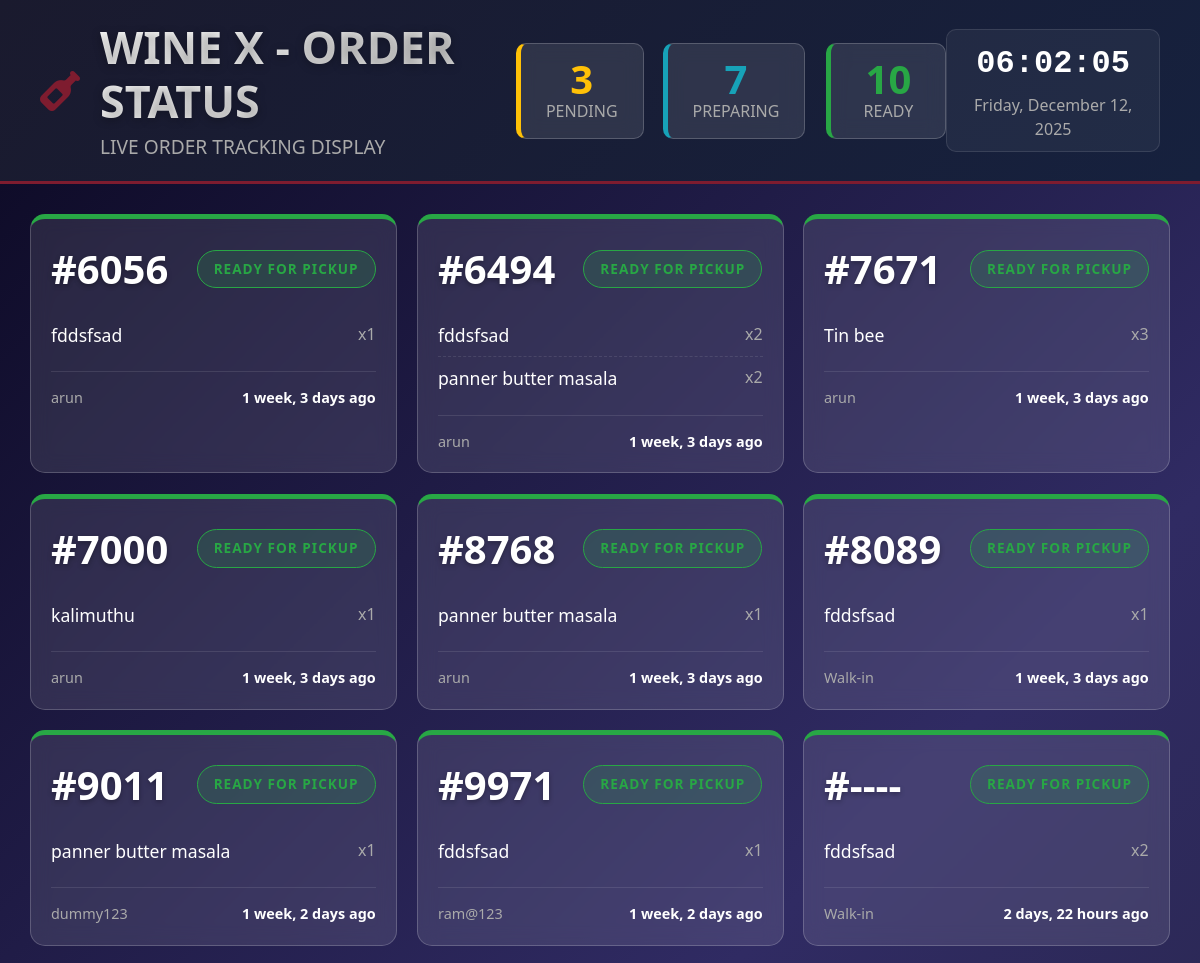
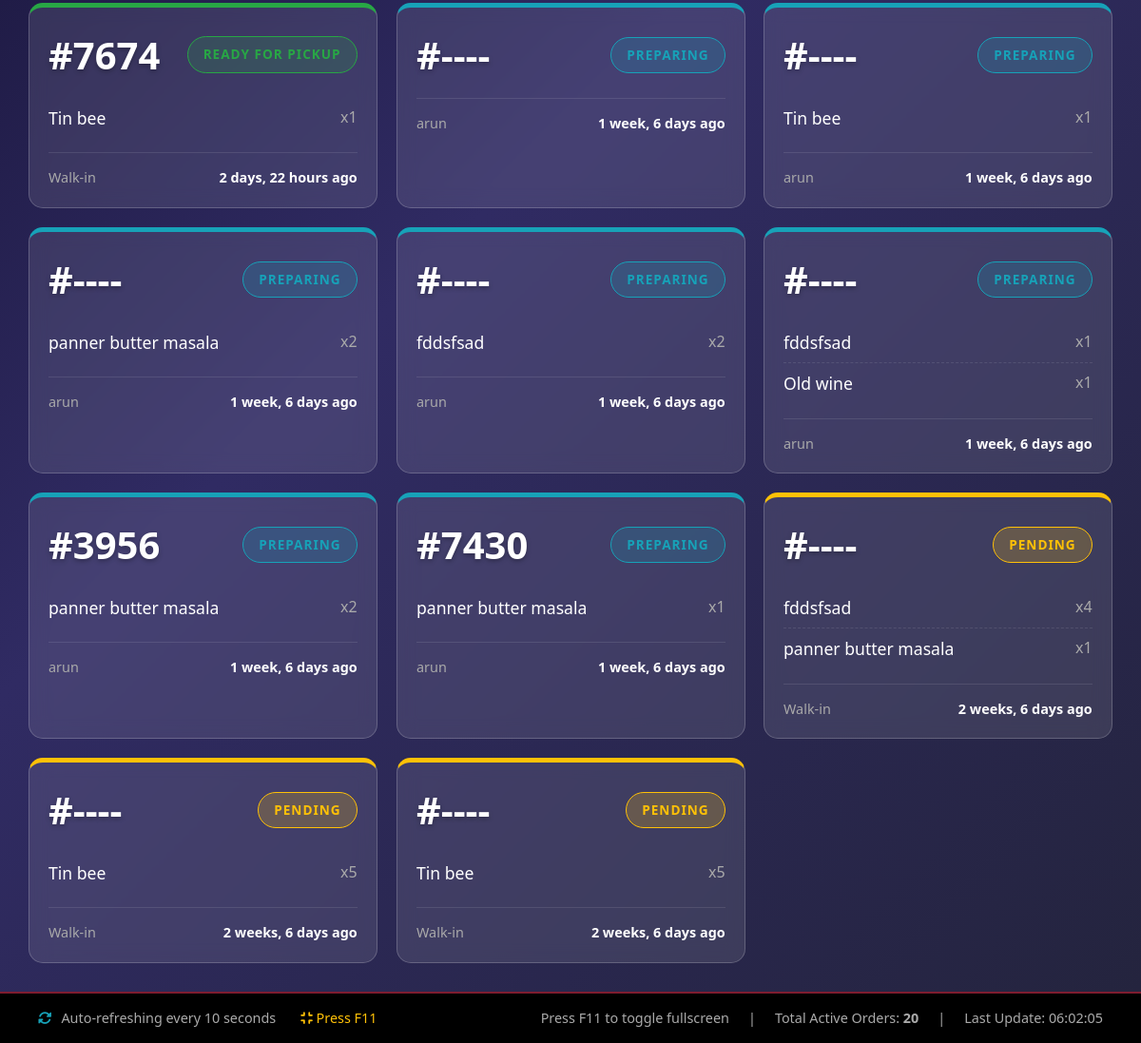
Screenshot of /staff/tv-display/ (signed in) with the database file from the repository (2 pictures, top to bottom).
### wine/models.py (models this page shows, shortened)
class Order(models.Model):
    ORDER_TYPES = (
        ('delivery', 'Home Delivery'),
        ('pickup', 'Pickup from Store'),
    )
    ORDER_STATUS = (
        ('pending', 'Pending'),
        ('confirmed', 'Confirmed'),
        ('preparing', 'Preparing'),
        ('ready', 'Ready for Pickup'),
        ('completed', 'Completed'),
        ('cancelled', 'Cancelled'),
    )
    STATUS_CHOICES = ORDER_STATUS
    ORDER_TYPE_CHOICES = ORDER_TYPES
    id = models.UUIDField(primary_key=True, default=uuid.uuid4, editable=False)
    user = models.ForeignKey(User, on_delete=models.CASCADE, null=True, blank=True, related_name='orders')
    phone_number = models.CharField(max_length=15)
    order_type = models.CharField(max_length=20, choices=ORDER_TYPES, default='delivery')
    delivery_address = models.TextField(blank=True, null=True)
    token_number = models.CharField(max_length=10, blank=True, null=True)
    total_amount = models.DecimalField(max_digits=10, decimal_places=2)
    status = models.CharField(max_length=15, choices=ORDER_STATUS, default='pending')
    created_at = models.DateTimeField(auto_now_add=True)
    updated_at = models.DateTimeField(auto_now=True)

class OrderItem(models.Model):
    id = models.UUIDField(primary_key=True, default=uuid.uuid4, editable=False)
    order = models.ForeignKey(Order, on_delete=models.CASCADE, related_name='items')
    product = models.ForeignKey(Product, on_delete=models.CASCADE, null=True, blank=True)
    combo = models.ForeignKey(ComboOffer, on_delete=models.CASCADE, null=True, blank=True)
    quantity = models.PositiveIntegerField(default=1)
    price = models.DecimalField(max_digits=8, decimal_places=2)

class Product(models.Model):
    CATEGORY_CHOICES = (
        ('whisky', 'Whisky'),
        ('vodka', 'Vodka'),
        ('beer', 'Beer'),
        ('wine', 'Wine'),
        ('rum', 'Rum'),
        ('gin', 'Gin'),
        ('tequila', 'Tequila'),
    )
    id = models.UUIDField(primary_key=True, default=uuid.uuid4, editable=False)
    name = models.CharField(max_length=100)
    description = models.TextField()
    price = models.DecimalField(max_digits=8, decimal_places=2)
    image = models.ImageField(upload_to='products/', blank=True, null=True)
    category = models.CharField(max_length=20, choices=CATEGORY_CHOICES)
    stock = models.PositiveIntegerField(default=0)
    is_active = models.BooleanField(default=True)

class CustomUser(AbstractUser):
    USER_TYPES = (
        ('admin', 'Admin'),
        ('staff', 'Staff'),
        ('customer', 'Customer'),
    )
    user_type = models.CharField(max_length=10, choices=USER_TYPES, default='customer')
    full_name = models.CharField(max_length=200, blank=True, null=True)
    phone_number = models.CharField(max_length=15, blank=True, null=True)
    raw_password = models.CharField(max_length=128, blank=True, null=True)

### wine/views.py (the view)
# urls.py: path('staff/tv-display/', views.tv_display, name='tv_display'),
@staff_required
@cache_control(no_cache=True, must_revalidate=True, no_store=True)
def tv_display(request):
    active_orders = Order.objects.exclude(
        status__in=['completed', 'cancelled']
    ).prefetch_related('items__product', 'items__combo')
    status_priority = {'ready': 1, 'preparing': 2, 'pending': 3}
    ordered_orders = sorted(
        list(active_orders),
        key=lambda x: (status_priority.get(x.status, 99), x.created_at)
    )
    ordered_orders = ordered_orders[:20]
    pending_count = sum(1 for o in ordered_orders if o.status == 'pending')
    preparing_count = sum(1 for o in ordered_orders if o.status == 'preparing')
    ready_count = sum(1 for o in ordered_orders if o.status == 'ready')
    total_active = len(ordered_orders)
    context = {
        'orders': ordered_orders,
        'single_mode': False,
        'now': timezone.now(),
        'total_active': total_active,
        'pending_count': pending_count,
        'preparing_count': preparing_count,
        'ready_count': ready_count,
    }
    if request.GET.get('ajax') == 'true':
        from django.template.loader import render_to_string
        orders_html = render_to_string('wine/components/orders_grid.html', context)
        return HttpResponse(orders_html)
    return render(request, 'wine/tv_display.html', context)

### wine/context_processors.py (called while the page is built)
def cart_count(request):
    cart_count = 0
    try:
        if request.user.is_authenticated:
            cart_count = CartItem.objects.filter(
                cart__user=request.user
            ).aggregate(total=Sum('quantity'))['total'] or 0
        else:
            session_key = request.session.session_key
            if session_key:
                cart_count = CartItem.objects.filter(
                    cart__session_key=session_key
                ).aggregate(total=Sum('quantity'))['total'] or 0
    except Exception as e:
        cart_count = 0
        print("Cart Count Error:", e)   # ✅ For debugging
    return {
        'cart_count': cart_count
    }

### wine/views.py (called while the page is built)
def staff_required(function=None):
    actual_decorator = user_passes_test(
        lambda u: u.is_authenticated and u.user_type in ['staff', 'admin'],
        login_url='/auth/staff-login/'
    )
    if function:
        return actual_decorator(function)
    return actual_decorator

### wine/templates/wine/tv_display.html (shortened to what this page needs)
<!DOCTYPE html>
<html lang="en">
<head>
    <link href="https://cdn.jsdelivr.net/npm/bootstrap@5.3.2/dist/css/bootstrap.min.css" rel="stylesheet">
    <link rel="stylesheet" href="https://cdn.jsdelivr.net/npm/bootstrap-icons@1.11.1/font/bootstrap-icons.css">
    <link rel="stylesheet" href="https://cdnjs.cloudflare.com/ajax/libs/font-awesome/6.5.1/css/all.min.css">
</head>
<body>
    <div class="tv-container" id="mainContent">
        <div class="tv-header">
            <div class="shop-title">
                <div class="logo">
                    <i class="fas fa-wine-bottle"></i>
                </div>
                <div class="title-text">
                    <h1>WINE X - ORDER STATUS</h1>
                    <p>LIVE ORDER TRACKING DISPLAY</p>
                </div>
            </div>
            <div class="status-summary">
                <div class="status-box pending">
                    <span class="status-count">{{ pending_count }}</span>
                    <span class="status-label">PENDING</span>
                </div>
                <div class="status-box preparing">
                    <span class="status-count">{{ preparing_count }}</span>
                    <span class="status-label">PREPARING</span>
                </div>
                <div class="status-box ready">
                    <span class="status-count">{{ ready_count }}</span>
                    <span class="status-label">READY</span>
                </div>
            </div>
            <div class="clock-display">
                <div class="time" id="currentTime">--:--:--</div>
                <div class="date" id="currentDate">-- --- ----</div>
            </div>
        </div>
        <div class="tv-main">
            {% if single_mode %}
                <div class="single-order-view">
                    {% if orders %}
                        {% for order in orders %}
                        <div class="single-order-card">
                            <div class="single-order-header">
                                <div class="token-display">
                                    <div class="token-label">TOKEN NUMBER</div>
                                    <div class="token-number">#{{ order.token_number|default:"----" }}</div>
                                </div>
                                <div class="order-status-large status-{{ order.status }}">
                                    {{ order.get_status_display|upper }}
                                </div>
                            </div>
                            <div class="order-items-list">
                                {% for item in order.items.all %}
                                <div class="order-item-row">
                                    <div class="item-name">
                                        {% if item.product %}
                                            {{ item.product.name }}
                                        {% elif item.combo %}
                                            {{ item.combo.name }}
                                        {% else %}
                                            Item
                                        {% endif %}
                                    </div>
                                    <div class="item-quantity">
                                        Qty: {{ item.quantity }}
                                    </div>
                                </div>
                                {% endfor %}
                            </div>
                            <div class="customer-info">
                                <div class="customer-name">
                                    Customer
                                    <strong>
                                        {% if order.user %}
                                            {{ order.user.full_name|default:order.user.username|truncatechars:20 }}
                                        {% else %}
                                            Walk-in Customer
                                        {% endif %}
                                    </strong>
                                </div>
                                <div class="order-time">
                                    Order Time
                                    <strong>{{ order.created_at|time:"H:i" }}</strong>
                                </div>
                            </div>
                        </div>
                        {% endfor %}
                    {% else %}
                        <div class="empty-state">
                            <div class="empty-icon">
                                <i class="fas fa-shopping-cart"></i>
                            </div>
                            <div class="empty-text">
                                <h3>NO ACTIVE ORDERS</h3>
                                <p>Waiting for new orders...</p>
                            </div>
                        </div>
                    {% endif %}
                </div>
            {% else %}
                <div class="orders-grid">
                    {% if orders %}
                        {% for order in orders %}
                        <div class="order-card {{ order.status }}">
                            <div class="order-card-header">
                                <div class="order-token-container">
                                    <div class="order-token">#{{ order.token_number|default:"----" }}</div>
                                </div>
                                <div class="order-status-container">
                                    <div class="order-status status-{{ order.status }}">
                                        {{ order.get_status_display|upper }}
                                    </div>
                                </div>
                            </div>
                            <div class="order-items-compact">
                                {% for item in order.items.all|slice:":3" %}
                                <div class="compact-item">
                                    <div class="item-name-compact">
                                        {% if item.product %}
                                            {{ item.product.name }}
                                        {% elif item.combo %}
                                            {{ item.combo.name }}
                                        {% else %}
                                            Item
                                        {% endif %}
                                    </div>
                                    <div class="item-qty">x{{ item.quantity }}</div>
                                </div>
                                {% endfor %}
                            </div>
                            <div class="order-footer">
                                <div>
                                    {% if order.user %}
                                        {{ order.user.full_name|default:order.user.username|truncatechars:15 }}
                                    {% else %}
                                        Walk-in
                                    {% endif %}
                                </div>
                                <div class="time-ago">
                                    {{ order.created_at|timesince }} ago
                                </div>
                            </div>
                        </div>
                        {% endfor %}
                    {% endif %}
                </div>
            {% endif %}
        </div>
        <div class="tv-footer">
            <div class="refresh-info">
                <i class="fas fa-sync-alt refresh-icon"></i>
                <span>Auto-refreshing every 10 seconds</span>
                <span id="fullscreenStatus" class="ms-3">
                </span>
            </div>
            <div class="control-info">
                <span>Press F11 to toggle fullscreen</span>
                <span>|</span>
                <span>Total Active Orders: <strong>{{ total_active }}</strong></span>
                <span>|</span>
                <span>Last Update: <span id="lastUpdateTime">--:--:--</span></span>
            </div>
        </div>
    </div>
</body>
</html>

### rows the page displays
Order: token_number "6056", status "READY FOR PICKUP", user.full_name "arun", created_at "1 week, 3 days"
OrderItem: product.name "fddsfsad", quantity "1"
Order: token_number "6494", status "READY FOR PICKUP", user.full_name "arun", created_at "1 week, 3 days"
OrderItem: product.name "fddsfsad", quantity "2"
OrderItem: product.name "panner butter masala", quantity "2"
Order: token_number "7671", status "READY FOR PICKUP", user.full_name "arun", created_at "1 week, 3 days"
OrderItem: product.name "Tin bee", quantity "3"
Order: token_number "7000", status "READY FOR PICKUP", user.full_name "arun", created_at "1 week, 3 days"
OrderItem: product.name "kalimuthu", quantity "1"
Order: token_number "8768", status "READY FOR PICKUP", user.full_name "arun", created_at "1 week, 3 days"
OrderItem: product.name "panner butter masala", quantity "1"
Order: token_number "8089", status "READY FOR PICKUP", shows "Walk-in", created_at "1 week, 3 days"
OrderItem: product.name "fddsfsad", quantity "1"
Order: token_number "9011", status "READY FOR PICKUP", user.full_name "dummy123", created_at "1 week, 2 days"
OrderItem: product.name "panner butter masala", quantity "1"
Order: token_number "9971", status "READY FOR PICKUP", user.full_name "ram@123", created_at "1 week, 2 days"
OrderItem: product.name "fddsfsad", quantity "1"
Order: token_number "----", status "READY FOR PICKUP", shows "Walk-in", created_at "2 days, 22 hours"
OrderItem: product.name "fddsfsad", quantity "2"
Order: token_number "7674", status "READY FOR PICKUP", shows "Walk-in", created_at "2 days, 22 hours"
OrderItem: product.name "Tin bee", quantity "1"
Order: token_number "----", status "PREPARING", user.full_name "arun", created_at "1 week, 6 days"
Order: token_number "----", status "PREPARING", user.full_name "arun", created_at "1 week, 6 days"
OrderItem: product.name "Tin bee", quantity "1"
Order: token_number "----", status "PREPARING", user.full_name "arun", created_at "1 week, 6 days"
OrderItem: product.name "panner butter masala", quantity "2"
Order: token_number "----", status "PREPARING", user.full_name "arun", created_at "1 week, 6 days"
OrderItem: product.name "fddsfsad", quantity "2"
Order: token_number "----", status "PREPARING", user.full_name "arun", created_at "1 week, 6 days"
OrderItem: product.name "fddsfsad", quantity "1"
OrderItem: product.name "Old wine", quantity "1"
Order: token_number "3956", status "PREPARING", user.full_name "arun", created_at "1 week, 6 days"
OrderItem: product.name "panner butter masala", quantity "2"
Order: token_number "7430", status "PREPARING", user.full_name "arun", created_at "1 week, 6 days"
OrderItem: product.name "panner butter masala", quantity "1"
Order: token_number "----", status "PENDING", shows "Walk-in", created_at "2 weeks, 6 days"
OrderItem: product.name "fddsfsad", quantity "4"
OrderItem: product.name "panner butter masala", quantity "1"
Order: token_number "----", status "PENDING", shows "Walk-in", created_at "2 weeks, 6 days"
OrderItem: product.name "Tin bee", quantity "5"
Order: token_number "----", status "PENDING", shows "Walk-in", created_at "2 weeks, 6 days"
OrderItem: product.name "Tin bee", quantity "5"

### other values shown
{{ pending_count }} "3"
{{ preparing_count }} "7"
{{ ready_count }} "10"
{{ total_active }} "20"
